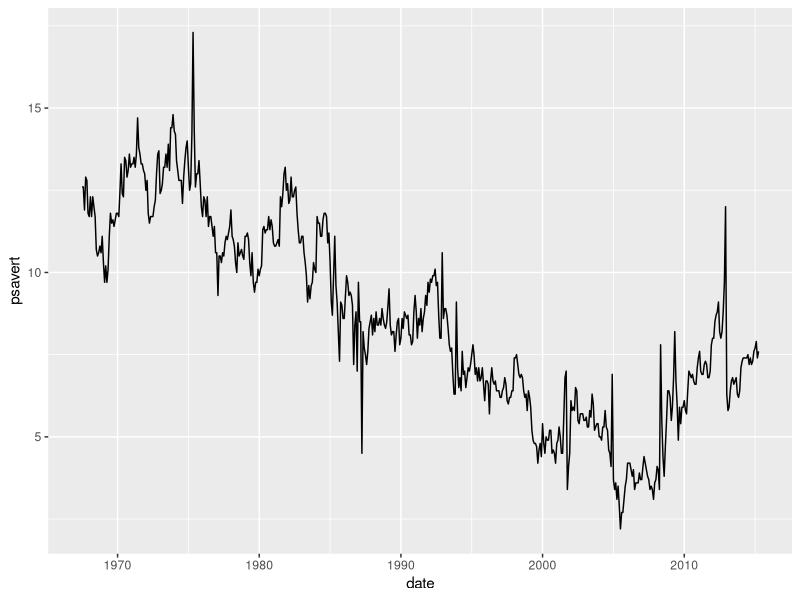
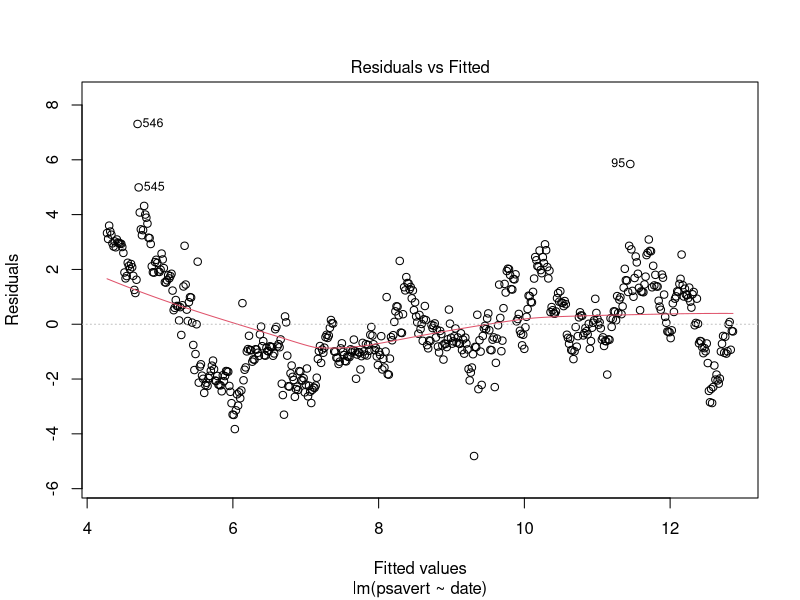
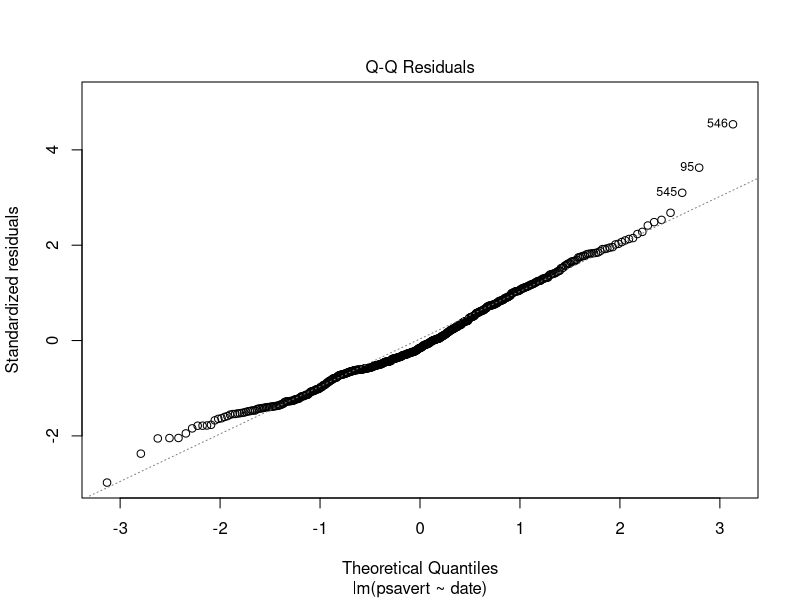
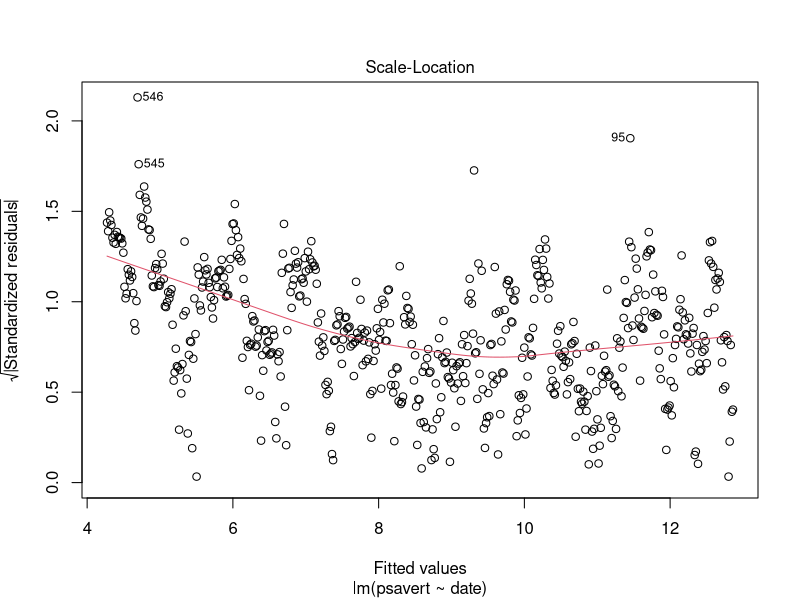
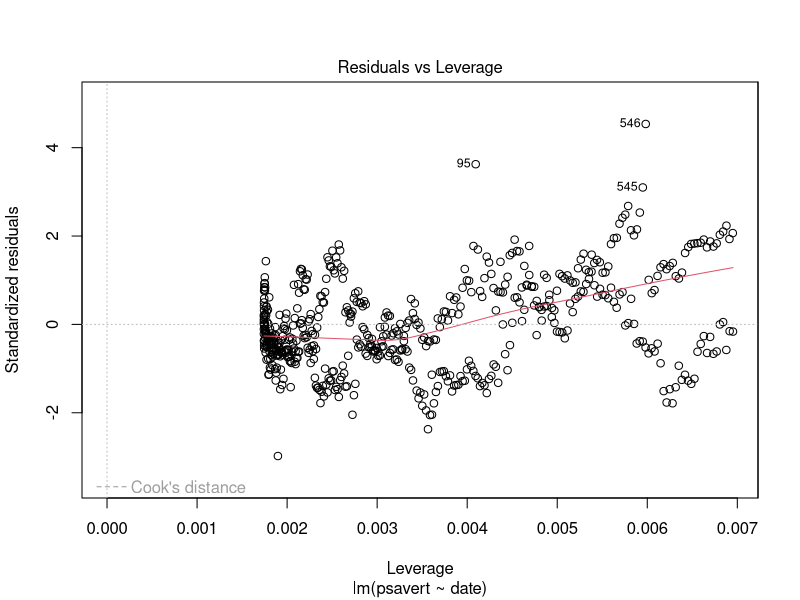
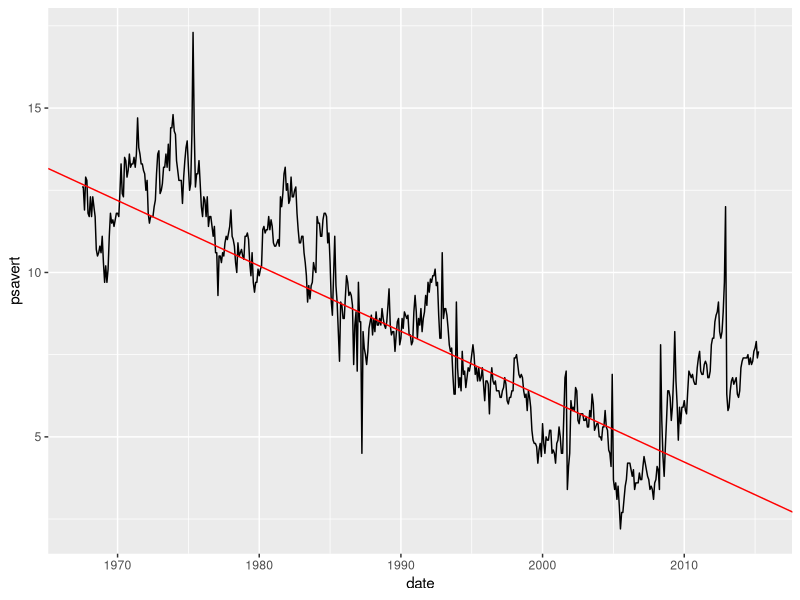
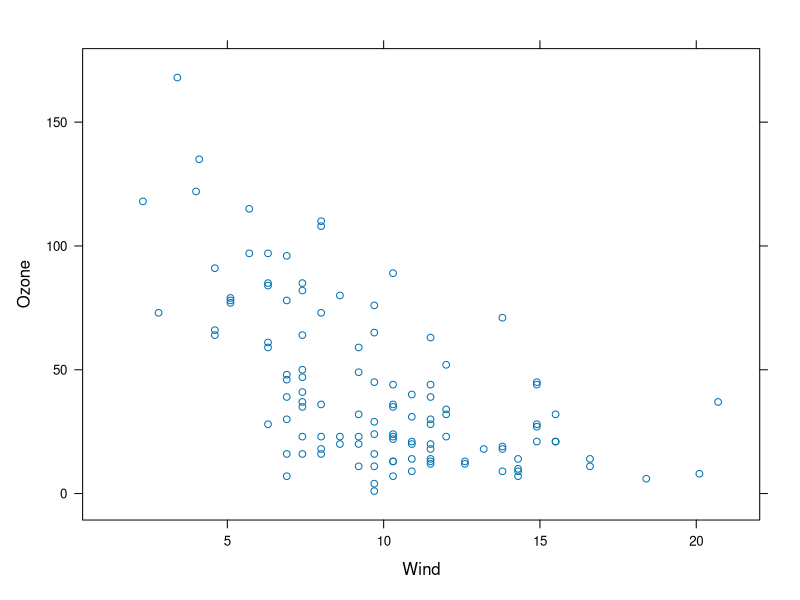
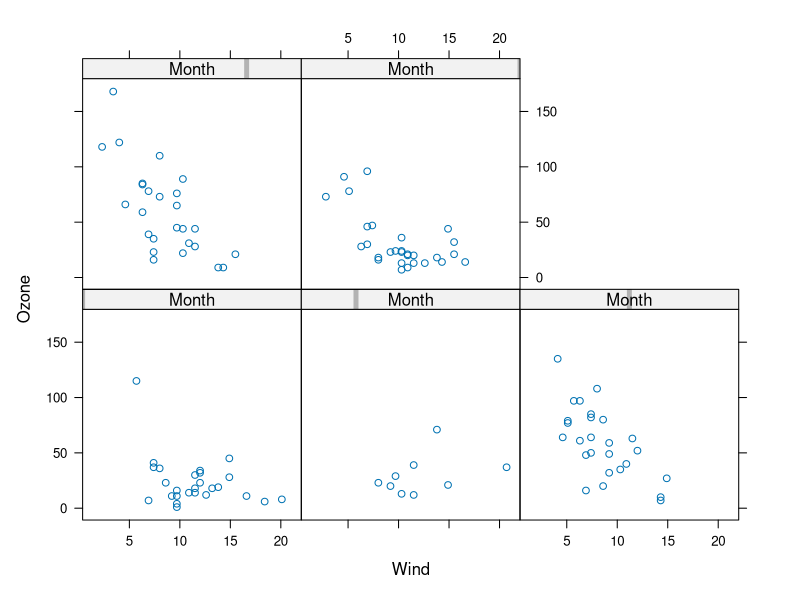

These figures' R source, in order: (Note: this script raises an error after producing the figures.)
#####0517_ 시험 KEY POINT

library(ggplot2) #

ggplot(economics, aes(x= date, y=psavert))+ geom_line()

#회귀식 모형 적합도 확인
a.lm <- lm(data = economics, psavert ~date)
summary(a.lm)

a.lm$coef
plot(a.lm)

#예측선 추가하기
ggplot(economics, aes(x= date, y=psavert)) + geom_line() +
  geom_abline(intercept = 12.18671, slope=-0.0005444, col='red')

#### 산점도 그래프
install.packages('lattice') #필요패키지
library(lattice)
str(airquality)

xyplot(Ozone~ Wind, data= airquality)
range(airquality$Ozone, na.rm =T)
xyplot(Ozone ~ Wind | Month, data = airquality)
xyplot(Ozone ~ Wind | Day,data = airquality)
xyplot(Ozone ~ Wind | Month, data = airquality, layout = c(5,1))
xyplot(Ozone ~ Wind | factor(Month), data = airquality, layout = c(5,1)) #month 실제값을 넣고 싶을떄

xyplot(Ozone +Solar.R ~Wind |factor(Month),
       data = airquality,
       col = c('blue','red'),
       layout = c(5,1)) #xyplot은 y축에 두개의 변수값 적용가능


convert <-transfrom (quakes, depth2=factor(depth2))
xyplot(lat~long | depth2, data =convert)

